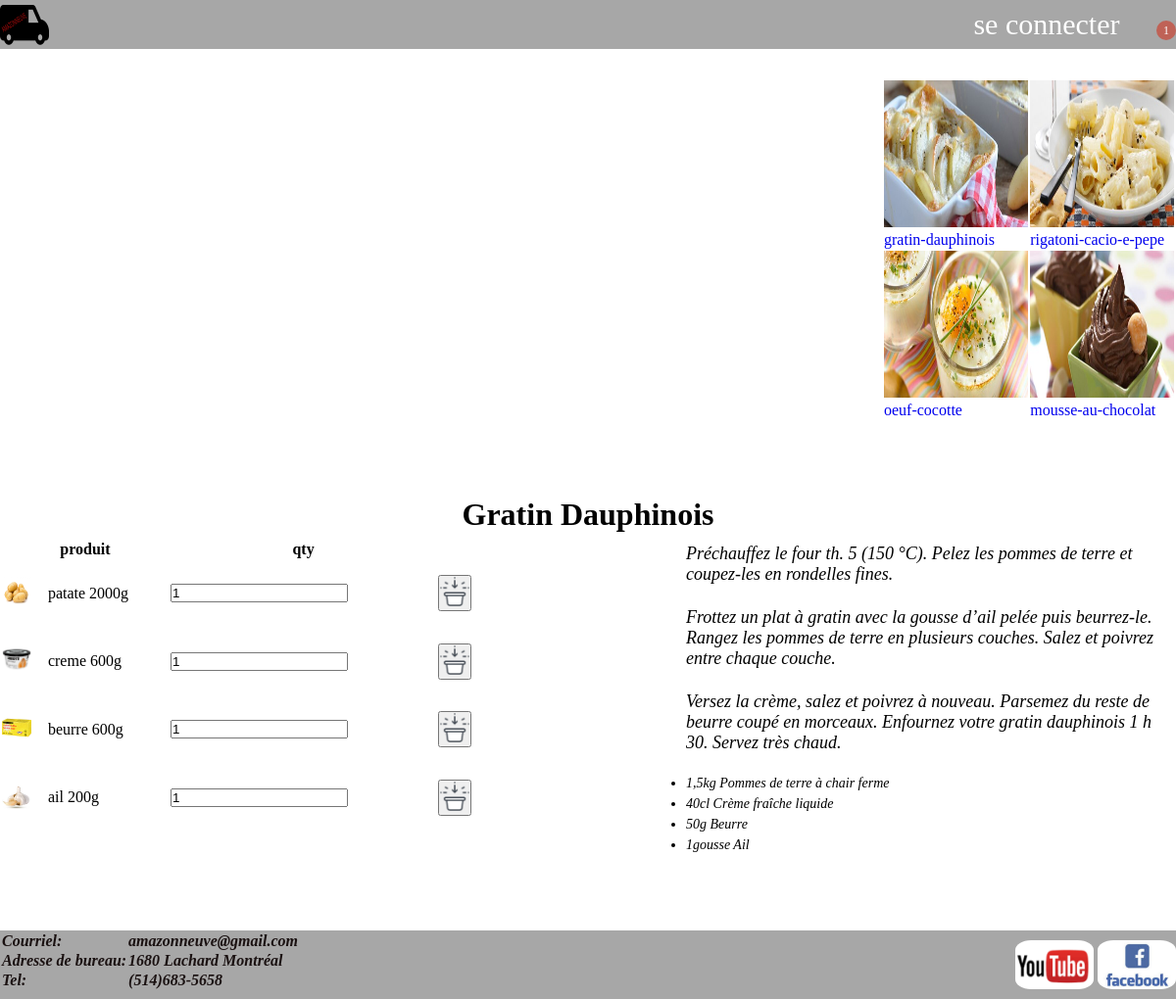
Page /recette/ on the committed database.
### gestion_vente/models.py (models this page shows)
class Produit(models.Model):
    nomProduit = models.CharField(verbose_name='Nom du Produit', max_length=20)
    typeProduit = models.CharField(verbose_name='type du produit', max_length=20, default="produit")
    prixUnitair = models.DecimalField(verbose_name="Prix Unitaire", max_digits=10, decimal_places=2, default=0)
    lienPhoto = models.CharField(verbose_name='lien photo', max_length=100, default="")
    def __str__(self) -> str:
        return self.nomProduit

### gestion_vente/views.py (the view, shortened to what this page needs)
# urls.py: path("recette/", views.recette, name="recette"),
def recette(request):
    nom = get_nom()
    nbr = get_nbr()
    recette_choix = int(request.GET.get("r", "0"))
    liste_ingredients = []
    for ingre in recettes.liste[recette_choix].produits:
        ingredient = models.Produit.objects.filter(id=ingre).first()
        liste_ingredients.append(ingredient)
    if request.method == "GET":
        content = {
            "recette": recettes.liste[recette_choix],
            "nom": nom,
            "nbr": nbr,
            "liste_ingredients": liste_ingredients,
        }
        return render(request, "recette.html", content)

### gestion_vente/views.py (called while the page is built)
def get_nom():
    nom = '<a href="/compte/login/">se connecter</a></span></li></ul>'
    if m.client:
        nom = f'<img src="/static/imgs/connexion.png" alt="">{m.client.compte}</span></li><ul>\
                <li><a href="/compte/info/">profile</a></li><li><a href="/compte/histoire/">mes commandes</a></li>\
                <li><a href="/compte/deconnecter/">déconnection</a></li></ul></ul>'
    nom = mark_safe(nom)
    return nom

def get_nbr():
    nbr = models.LignePanier.objects.filter(nomCompte_id="VISITEUR").count()
    if m.client:
        nbr = models.LignePanier.objects.filter(nomCompte_id=m.client.compte).count()
    return nbr

### gestion_vente/templates/recette.html (shortened to what this page needs)
{% extends "layout.html" %}
{% block content %}
<div class="recette w">
    <div class="up">
        <div class="video">
        </div>
        <div class="autre">
          <table>
            <tr>
              <td><a href="?r=0"><img src="/static/imgs/gratin-dauphinois.jpeg" alt="gratin-dauphinois" title="gratin-dauphinois"><figcaption>gratin-dauphinois</figcaption></a></td>
              <td><a href="?r=1"><img src="/static/imgs/rigatoni-cacio-e-pepe.jpeg" alt="rigatoni-cacio-e-pepe" title="rigatoni-cacio-e-pepe"><figcaption>rigatoni-cacio-e-pepe</figcaption></a></td>
            </tr>
            <tr>
              <td> <a href="?r=2"><img src="/static/imgs/oeuf-cocotte.jpeg" alt="oeuf-cocotte" title="oeuf-cocotte"><figcaption>oeuf-cocotte</figcaption></a></td>
              <td><a href="?r=3"><img src="/static/imgs/mousse-au-chocolat.jpeg" alt="mousse-au-chocolat" title="mousse-au-chocolat"><figcaption>mousse-au-chocolat</figcaption></a></td>
            </tr>
          </table>
        </div>
        <h1 class="titre">
            {{ recette.nom }}
        </h1>
    </div>
    <div class="down">
        <div class="ingredients">
          <table>
            <thead>
                <th colspan="2">produit</th>
                <th>qty</th>
            </thead>
            <tbody>
                {% for line in liste_ingredients %}
                <tr>
                  <td><img src="{{ line.lienPhoto }}" alt=""></td>
                  <td>{{ line }}</td>
                  <form action="" method="post">
                    <td><input type="number" value=1 name="{{ line.id }}"></td>
                    <td>
                      <button class="btn_acheter" type="submit">
                        <img class="img_char" src="/static/imgs/chario.png">
                      </button>
                    </form>
                </tr>
                {% endfor %}
                </tbody>
              </table>
              </div>
        <div class="preparation">
          {{recette.preparation}}
        </div>
    </div>
</div>
{% endblock %}

### gestion_vente/static/css/layout.css (style rules this page uses)
* { margin: 0; padding: 0; }
.w { width: 1200px; margin: auto; min-height: 800px; }
a { text-decoration: none; }
li { list-style: none; }
.nav a { color: white; text-decoration: none; }
.recette { height: 900px; }
.recette .up { height: 500px; }
.up .video { float: left; width: 800px; height: 450px; }
.up .autre { float: right; width: 300px; height: 450px; }
.up .autre table { margin-top: 30px; }
.up .autre table td { width: 150px; height: 150px; }
.up .autre table img { width: 100%; height: 100%; }
.up .titre { float: left; width: 100%; height: 50px; text-align: center; line-height: 50px; }
.recette .down { float: left; height: 400px; width: 1200px; }
.down .preparation { float: right; width: 500px; }
.down .preparation ol li { margin-top: 5px; font-size: 18px; font-style: italic; }
.down .preparation ul li { list-style: revert; margin-top: 5px; font-size: 14px; font-style: italic; }
.down .ingredients { float: left; height: 400px; width: 300px; }
.down .ingredients table { width: 500px; height: 300px; }
.down .ingredients img { width: 30px; height: 30px; }

### rows in the picture
Produit: lienPhoto (picture), nomProduit "patate 2000g"
Produit: lienPhoto (picture), nomProduit "creme 600g"
Produit: lienPhoto (picture), nomProduit "beurre 600g"
Produit: lienPhoto (picture), nomProduit "ail 200g"

### other values in the picture
{{ nbr }} "1"
{{ nom }} "se connecter"
{{ recette.nom }} "Gratin Dauphinois"
